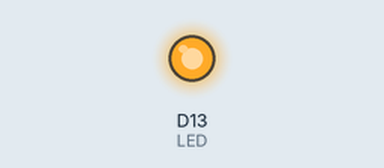
This sketch was run on a simulated Arduino Zero (SAMD21). Parts: output pins drawn as LEDs (lit = HIGH). No radio packets arrive unless stated; what the sketch prints to the serial monitor is not drawn.

Above: at 0.1 s.
At 0.6 s:
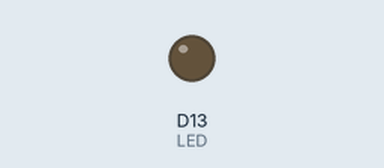
Timing chart, 0 to 2.1 s (numbered marks = the images above):
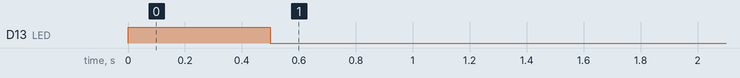

The sketch:

transmitter_datamybuff.ino
```cpp
#include <SPI.h>

//Radio Head Library:
#include <RH_RF95.h>

// We need to provide the RFM95 module's chip select and interrupt pins to the
// rf95 instance below.On the SparkFun ProRF those pins are 12 and 6 respectively.
RH_RF95 rf95(12, 6);

int LED = 13; //Status LED is on pin 13

int packetCounter = 0; //Counts the number of packets sent
long timeSinceLastPacket = 0; //Tracks the time stamp of last packet received

// The broadcast frequency is set to 921.2, but the SADM21 ProRf operates
// anywhere in the range of 902-928MHz in the Americas.
// Europe operates in the frequencies 863-870, center frequency at 868MHz.
// This works but it is unknown how well the radio configures to this frequency:
//float frequency = 864.1;
float frequency = 921.2; //Broadcast frequency
char mystr[10];

struct dataStruct{
  char mybuf0[2];
  char mybuf1[1];
  char mybuf2[2];
  char mybuf3[2];
  char mybuf4[2];
  char mybuf5[2];
  char mybuf6[2];
  char mybuf7[1];
  char mybuf8[1];
  int number;
}myData;

byte tx_buf[sizeof(myData)] = {0};

void setup()
{
  pinMode(LED, OUTPUT);

  SerialUSB.begin(115200);
  Serial1.begin(115200);
  // It may be difficult to read serial messages on startup. The following line
  // will wait for serial to be ready before continuing. Comment out if not needed.
//  while(!SerialUSB);
  while(!Serial1);
  SerialUSB.println("RFM Client!");

  //Initialize the Radio.
  if (rf95.init() == false){
    SerialUSB.println("Radio Init Failed - Freezing");
    while (1);
  }
  else{
    //An LED inidicator to let us know radio initialization has completed.
    SerialUSB.println("Transmitter up!");
    digitalWrite(LED, HIGH);
    delay(500);
    digitalWrite(LED, LOW);
    delay(500);
  }

  // Set frequency
  rf95.setFrequency(frequency);

   // The default transmitter power is 13dBm, using PA_BOOST.
   // If you are using RFM95/96/97/98 modules which uses the PA_BOOST transmitter pin, then
   // you can set transmitter powers from 5 to 23 dBm:
   // Transmitter power can range from 14-20dbm.
   rf95.setTxPower(14, false);
}

void disp_set_data(char buf[], char data, int len){
  for (int i=0; i<len; i++){
    buf[i]=data;
    SerialUSB.print(buf[i]);
  }
  SerialUSB.println();
}


void loop() {

  disp_set_data(myData.mybuf0, 'a', 2);
  disp_set_data(myData.mybuf1, 'b', 1);
  disp_set_data(myData.mybuf2, 'c', 2);
  disp_set_data(myData.mybuf3, 'd', 2);
  disp_set_data(myData.mybuf4, 'e', 2);
  disp_set_data(myData.mybuf5, 'f', 2);
  disp_set_data(myData.mybuf6, 'g', 2);
  disp_set_data(myData.mybuf7, 'h', 1);
  disp_set_data(myData.mybuf8, 'i', 1);

  memcpy(tx_buf, &myData, sizeof(myData));
  byte zize=sizeof(myData);
  rf95.send((uint8_t *)tx_buf, zize);
  rf95.waitPacketSent();
  delay(10);
}
```
